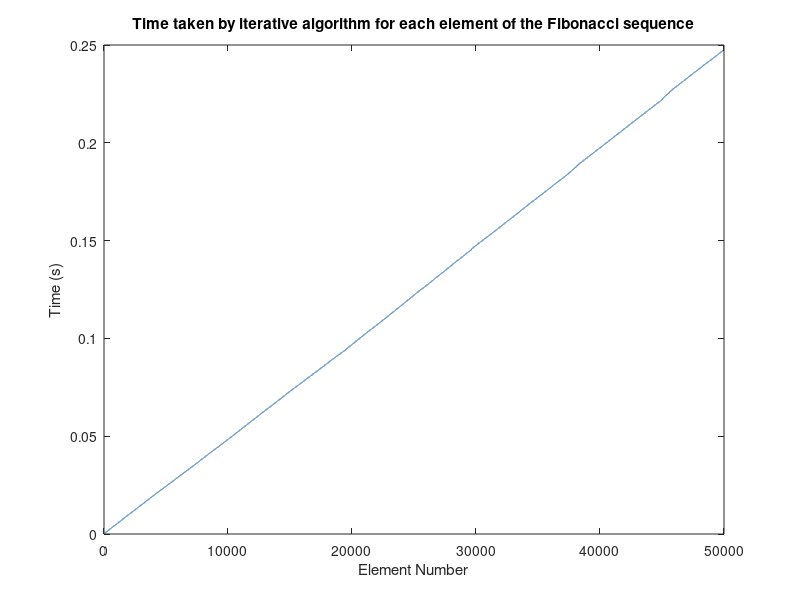

MATLAB code to generate this figure:
% Fibonacci sequence generation using iteration
clc
clear
close
% Initialize variables
n = 50000; % Number of elements in the sequence
fib = zeros(n,1); % Preallocate memory for the sequence
time_taken = zeros(n,1); % Preallocate memory for timing results

% Iterative algorithm to calculate the nth Fibonacci number
tic;
a = 0;
b = 1;
for i = 1 : n
temp = a;
a = b;
b = temp + b;
time_taken(i) = toc();
end
fib = a;

% Plot the results
plot(1:n, time_taken)
xlabel('Element Number')
ylabel('Time (s)')
title('Time taken by iterative algorithm for each element of the Fibonacci sequence')

